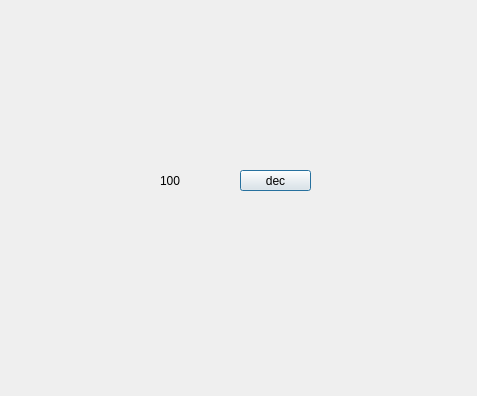
<?xml version="1.0" encoding="UTF-8"?>
<ui version="4.0">
 <class>Dialog</class>
 <widget class="QDialog" name="Dialog">
  <property name="geometry">
   <rect>
    <x>0</x>
    <y>0</y>
    <width>477</width>
    <height>396</height>
   </rect>
  </property>
  <property name="windowTitle">
   <string>Dialog</string>
  </property>
  <widget class="QPushButton" name="pb">
   <property name="geometry">
    <rect>
     <x>240</x>
     <y>170</y>
     <width>71</width>
     <height>21</height>
    </rect>
   </property>
   <property name="text">
    <string>dec</string>
   </property>
  </widget>
  <widget class="QLabel" name="lbl">
   <property name="geometry">
    <rect>
     <x>160</x>
     <y>160</y>
     <width>71</width>
     <height>41</height>
    </rect>
   </property>
   <property name="text">
    <string>100</string>
   </property>
  </widget>
 </widget>
 <resources/>
 <connections/>
</ui>
